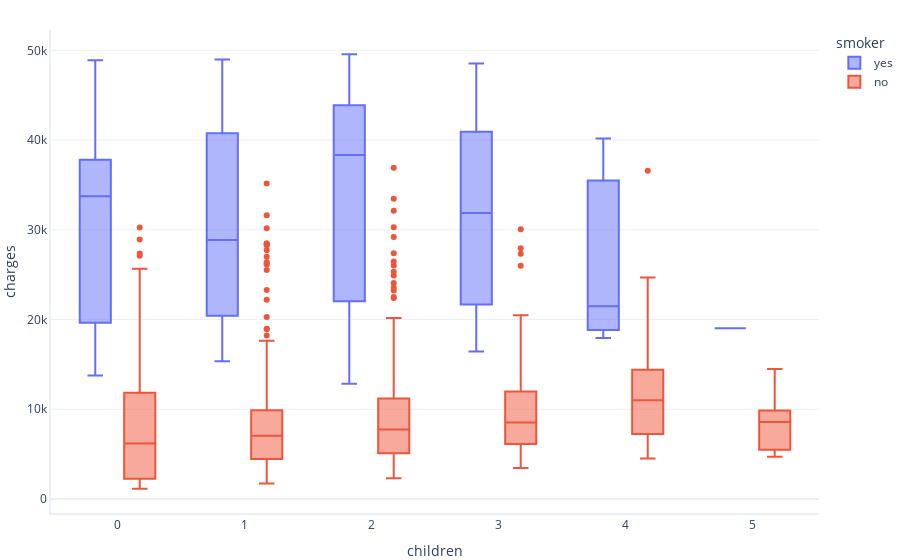

This figure's notebook cell:
### Markdown cell above
Aqui añadimos la dimension de numero de hijos y podemos visualizar de forma directa que no es una variable relevante.

### Code cell
rq.box_and_whisker(df, label_x='children',label_y='charges',label_x2='smoker')

### Figure 1 — Plotly figure (JSON) as saved in the notebook; plotly's stock layout.template omitted (floating-point values rounded to 4 significant figures; data arrays with more than 128 entries replaced by an {"elided": "..."} marker saying what was removed)
{"data": [{"alignmentgroup": "True", "hovertemplate": "smoker=yes<br>children=%{x}<br>charges=%{y}<extra></extra>", "legendgroup": "yes", "marker": {"color": "#636efa"}, "name": "yes", "notched": false, "offsetgroup": "yes", "orientation": "v", "showlegend": true, "type": "box", "x": {"elided": "267 int values"}, "x0": " ", "xaxis": "x", "y": {"elided": "267 float values"}, "y0": " ", "yaxis": "y"}, {"alignmentgroup": "True", "hovertemplate": "smoker=no<br>children=%{x}<br>charges=%{y}<extra></extra>", "legendgroup": "no", "marker": {"color": "#EF553B"}, "name": "no", "notched": false, "offsetgroup": "no", "orientation": "v", "showlegend": true, "type": "box", "x": {"elided": "1064 int values"}, "x0": " ", "xaxis": "x", "y": {"elided": "1064 float values"}, "y0": " ", "yaxis": "y"}], "layout": {"boxmode": "group", "legend": {"title": {"text": "smoker"}, "tracegroupgap": 0}, "xaxis": {"anchor": "y", "domain": [0, 1], "title": {"text": "children"}}, "yaxis": {"anchor": "x", "domain": [0, 1], "title": {"text": "charges"}}}}
